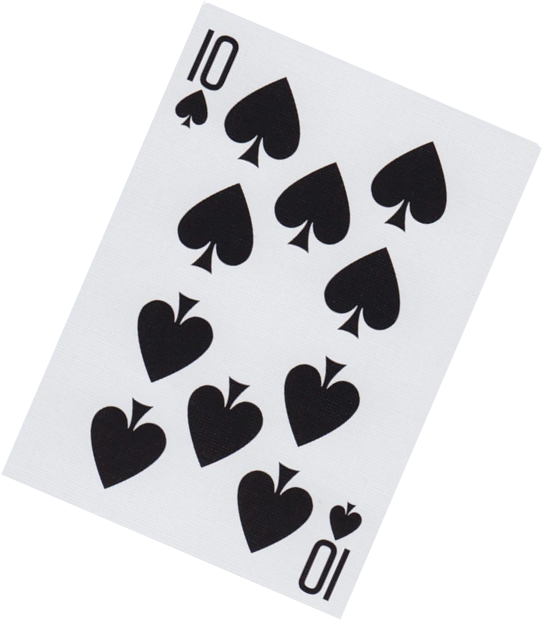
#> input picture OpenCv-ile-gorüntü-isleme/kart.png, 544 x 620 px
$ python 7_Perspektif_carpitma.py
#> lines starting #> are read from the running program, lines starting #| are printed output that depends on the picture
import cv2
import numpy as np
img = cv2.imread("kart.png")
#> img is the input picture: shape (620, 544, 3); mean B, G, R 214.7, 212.3, 212.1
cv2.imshow("Orijinal", img)
cv2.waitKey(0)

width = 400
height = 500

# resmimizin köşelerinin piksel değerlerini bilmeliyiz
# paint kullanarak bu değerleri elde edebiliriz

# çevirmek istediğim resmimin köşeleri:
pts1 = np.float32([[206,4],[1,468], [537,150], [337,614]])
# istediğimiz hali:
pts2 = np.float32([[0,0], [0, height], [width, 0], [height,width]])

matrix = cv2.getPerspectiveTransform(pts1, pts2)
print(matrix)

imgOutput = cv2.warpPerspective(img, matrix, (width,height))
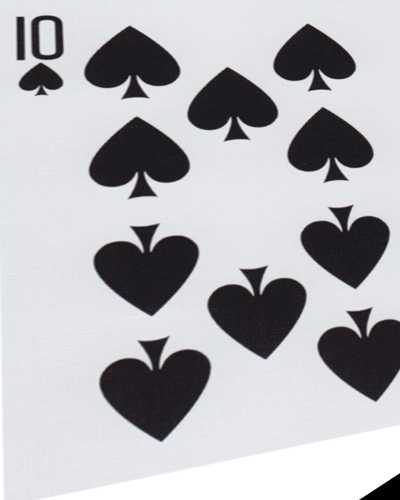
#> imgOutput: shape (500, 400, 3); mean B, G, R 184.4, 180.5, 180.2
cv2.imshow("Donusturulmus", imgOutput)
cv2.waitKey(0)
